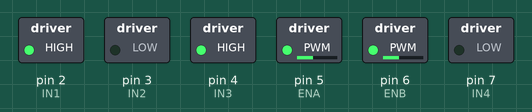
Bench run of a sketch on a simulated Arduino Uno, built with avr-gcc and run on an emulated ATmega328P. Parts: switched loads named in the sketch (green lamp = pin HIGH).

Above: at 0.1 s.
Timing chart, 0 to 1.6 s (numbered marks = the images above):
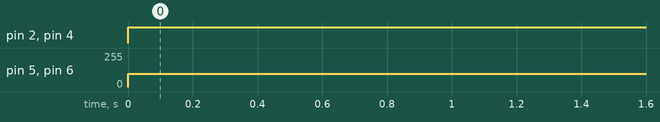

Measured:
- by itself, pin 2 (IN1), pin 4 (IN3): LOW → HIGH at 0.00 s
- by itself, pin 5 (ENA), pin 6 (ENB): 0/255 → 100/255 at 0.00 s

The sketch:

32D_Master.ino
```cpp
#include <SoftwareSerial.h>

// define motor driver pin
#define IN1 2
#define IN2 3
#define IN3 4
#define IN4 7
#define ENA 5
#define ENB 6

SoftwareSerial ESP32 (9, 8); // 9 rx, 8 tx

// // setting PWM properties
// const int freq = 5000;
// const int ledChannelA = 7;
// const int ledChannelB = 9;
// const int resolution = 4;

int speed = 100;
int max_speed = 120, min_speed = 80;
int left_speed, right_speed;

int cs;

// HardwareSerial Serial32U(2);

void setup() {
  // put your setup code here, to run once:
  // Serial32U.begin(115200, SERIAL_8N1, 16, 17);
  pinMode(IN1, OUTPUT);
  pinMode(IN2, OUTPUT);
  pinMode(IN3, OUTPUT);
  pinMode(IN4, OUTPUT);
  pinMode(ENA, OUTPUT);
  pinMode(ENB, OUTPUT);
  Serial.begin(9600);
  ESP32.begin(9600);
  // configure LED PWM functionalitites
  // ledcSetup(ledChannelA, freq, resolution);
  // ledcSetup(ledChannelB, freq, resolution);
  // // attach the channel to the GPIO to be controlled
  // ledcAttachPin(ENA, ledChannelA);
  // ledcAttachPin(ENA, ledChannelB);
}

// motor movement
// move forward
int move_forward(int l_speed, int r_speed){
  digitalWrite(IN1, HIGH);
  digitalWrite(IN2, LOW);
  digitalWrite(IN3, HIGH);
  digitalWrite(IN4, LOW);
  analogWrite(ENA, l_speed);
  analogWrite(ENB, r_speed);
}

// turn right
int turn_right(int l_speed, int r_speed){
  digitalWrite(IN1, HIGH);
  digitalWrite(IN2, LOW);
  digitalWrite(IN3, LOW);
  digitalWrite(IN4, HIGH);
  analogWrite(ENA, l_speed);
  analogWrite(ENB, r_speed);
}

// turn left
int turn_left(int l_speed, int r_speed){
  digitalWrite(IN1, LOW);
  digitalWrite(IN2, HIGH);
  digitalWrite(IN3, HIGH);
  digitalWrite(IN4, LOW);
  analogWrite(ENA, l_speed);
  analogWrite(ENB, r_speed);
}

int stop(){
  digitalWrite(IN1, LOW);
  digitalWrite(IN2, LOW);
  digitalWrite(IN3, LOW);
  digitalWrite(IN4, LOW);
  analogWrite(ENA, 0);
  analogWrite(ENB, 0);
}

void loop() {
  // put your main code here, to run repeatedly:
  cs = Serial.read();
  // Serial.println(cs);
  // if(cs == 0){
  //   turn_right(speed+10, speed);
  // }
  // else if(cs == 1){
  //   turn_left(speed, speed+10);
  // }
  // else if(cs == 2){
  //   move_forward(speed, speed+20);
  // }
  // else if(cs == 3){
  //   move_forward(speed+20, speed);
  // }
  // else if(cs == 4){
  //   move_forward(speed, speed);
  // }
  move_forward(speed,speed);
}
```
